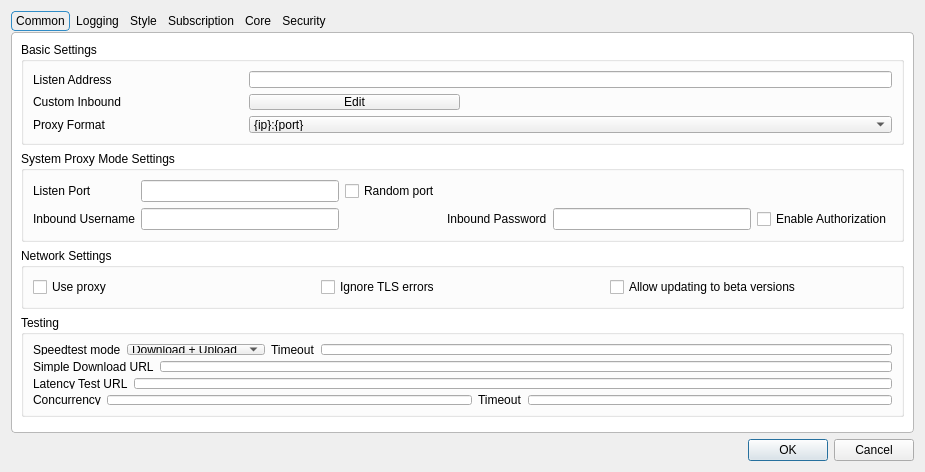
<?xml version="1.0" encoding="UTF-8"?>
<ui version="4.0">
 <class>DialogBasicSettings</class>
 <widget class="QDialog" name="DialogBasicSettings">
  <property name="geometry">
   <rect>
    <x>0</x>
    <y>0</y>
    <width>925</width>
    <height>472</height>
   </rect>
  </property>
  <property name="sizePolicy">
   <sizepolicy hsizetype="Preferred" vsizetype="Preferred">
    <horstretch>0</horstretch>
    <verstretch>0</verstretch>
   </sizepolicy>
  </property>
  <property name="windowTitle">
   <string>Basic Settings</string>
  </property>
  <layout class="QGridLayout" name="gridLayout">
   <item row="9" column="3">
    <widget class="QDialogButtonBox" name="buttonBox">
     <property name="orientation">
      <enum>Qt::Orientation::Horizontal</enum>
     </property>
     <property name="standardButtons">
      <set>QDialogButtonBox::StandardButton::Cancel|QDialogButtonBox::StandardButton::Ok</set>
     </property>
    </widget>
   </item>
   <item row="0" column="3">
    <widget class="QTabWidget" name="tabWidget">
     <property name="minimumSize">
      <size>
       <width>0</width>
       <height>414</height>
      </size>
     </property>
     <property name="styleSheet">
      <string notr="true">QTabWidget::pane {
    margin-top: 1px;
    background: palette(base);
    border: 1px solid palette(mid);
    border-radius: 4px;
}

QTabBar {
    background: transparent;
    qproperty-drawBase: 0;
}

QTabBar::tab {
    background-color: palette(button);
    color: palette(button-text);

    border: 1px solid palette(midlight);
    border-radius: 4px;

    padding: 2px 4px;
    margin-right: 1px;
}

QTabBar::tab:selected {
    border: 1px solid palette(highlight);
    background-color: palette(window); 
}

QTabBar::tab:!selected {
    border: 1px solid palette(button);
}

QTabBar::tab:hover:!selected {
    border: 1px solid palette(button);
    background-color: palette(midlight);
}</string>
     </property>
     <property name="tabShape">
      <enum>QTabWidget::TabShape::Rounded</enum>
     </property>
     <property name="currentIndex">
      <number>0</number>
     </property>
     <widget class="QWidget" name="tab_1">
      <attribute name="title">
       <string>Common</string>
      </attribute>
      <layout class="QVBoxLayout" name="verticalLayout_2">
       <item>
        <widget class="QGroupBox" name="groupBox_5">
         <property name="sizePolicy">
          <sizepolicy hsizetype="Preferred" vsizetype="Preferred">
           <horstretch>0</horstretch>
           <verstretch>0</verstretch>
          </sizepolicy>
         </property>
         <property name="title">
          <string>Basic Settings</string>
         </property>
         <layout class="QGridLayout" name="gridLayout_9">
          <item row="1" column="1">
           <widget class="QLabel" name="label">
            <property name="text">
             <string>Listen Address</string>
            </property>
           </widget>
          </item>
          <item row="1" column="2" colspan="3">
           <widget class="QLineEdit" name="inbound_address"/>
          </item>
          <item row="2" column="2">
           <widget class="QPushButton" name="custom_inbound_edit">
            <property name="text">
             <string>Edit</string>
            </property>
           </widget>
          </item>
          <item row="2" column="1">
           <widget class="QLabel" name="label_11">
            <property name="text">
             <string>Custom Inbound</string>
            </property>
           </widget>
          </item>
          <item row="3" column="1">
           <widget class="QLabel" name="proxy_scheme_l">
            <property name="text">
             <string>Proxy Format</string>
            </property>
           </widget>
          </item>
          <item row="3" column="2" colspan="3">
           <widget class="QComboBox" name="proxy_scheme">
            <item>
             <property name="text">
              <string notr="true">{ip}:{port}</string>
             </property>
            </item>
            <item>
             <property name="text">
              <string notr="true">http://{ip}:{port}</string>
             </property>
            </item>
            <item>
             <property name="text">
              <string notr="true">socks={ip}:{port}</string>
             </property>
            </item>
           </widget>
          </item>
         </layout>
        </widget>
       </item>
       <item>
        <widget class="QGroupBox" name="groupBox_system_proxy_mode">
         <property name="sizePolicy">
          <sizepolicy hsizetype="Preferred" vsizetype="Preferred">
           <horstretch>0</horstretch>
           <verstretch>0</verstretch>
          </sizepolicy>
         </property>
         <property name="title">
          <string>System Proxy Mode Settings</string>
         </property>
         <layout class="QGridLayout" name="gridLayout_system_proxy_mode">
          <item row="1" column="1">
           <widget class="QLabel" name="inbound_socks_port_l">
            <property name="toolTip">
             <string>&lt;html&gt;&lt;head/&gt;&lt;body&gt;&lt;p&gt;Socks
                                                                + HTTP Proxy&lt;/p&gt;&lt;/body&gt;&lt;/html&gt;
                                                            </string>
            </property>
            <property name="text">
             <string>Listen Port</string>
            </property>
           </widget>
          </item>
          <item row="1" column="2">
           <widget class="QLineEdit" name="inbound_socks_port">
            <property name="sizePolicy">
             <sizepolicy hsizetype="Preferred" vsizetype="Fixed">
              <horstretch>0</horstretch>
              <verstretch>0</verstretch>
             </sizepolicy>
            </property>
           </widget>
          </item>
          <item row="1" column="3">
           <widget class="QCheckBox" name="random_listen_port">
            <property name="toolTip">
             <string>&lt;html&gt;&lt;head/&gt;&lt;body&gt;&lt;p&gt;Selects a random available port on every run&lt;/p&gt;&lt;/body&gt;&lt;/html&gt;</string>
            </property>
            <property name="text">
             <string>Random port</string>
            </property>
           </widget>
          </item>
          <item row="2" column="1">
           <widget class="QLabel" name="inbound_user_l">
            <property name="text">
             <string>Inbound Username</string>
            </property>
           </widget>
          </item>
          <item row="2" column="5">
           <widget class="QLineEdit" name="inbound_pass"/>
          </item>
          <item row="2" column="2">
           <widget class="QLineEdit" name="inbound_user"/>
          </item>
          <item row="2" column="4">
           <widget class="QLabel" name="inbound_pass_l">
            <property name="text">
             <string>Inbound Password</string>
            </property>
           </widget>
          </item>
          <item row="2" column="6">
           <widget class="QCheckBox" name="inbound_auth">
            <property name="text">
             <string>Enable Authorization</string>
            </property>
           </widget>
          </item>
         </layout>
        </widget>
       </item>
       <item>
        <widget class="QGroupBox" name="groupBox_testing">
         <property name="sizePolicy">
          <sizepolicy hsizetype="Preferred" vsizetype="Preferred">
           <horstretch>0</horstretch>
           <verstretch>0</verstretch>
          </sizepolicy>
         </property>
         <property name="title">
          <string>Network Settings</string>
         </property>
         <layout class="QGridLayout" name="gridLayout_12">
          <item row="1" column="0">
           <widget class="QCheckBox" name="net_use_proxy">
            <property name="toolTip">
             <string>&lt;html&gt;&lt;head/&gt;&lt;body&gt;&lt;p&gt;Use proxy for subscription request, update request etc&lt;/p&gt;&lt;/body&gt;&lt;/html&gt;</string>
            </property>
            <property name="text">
             <string>Use proxy</string>
            </property>
           </widget>
          </item>
          <item row="1" column="5">
           <widget class="QCheckBox" name="net_insecure">
            <property name="text">
             <string>Ignore TLS errors</string>
            </property>
           </widget>
          </item>
          <item row="1" column="6">
           <widget class="QCheckBox" name="allow_beta">
            <property name="text">
             <string>Allow updating to beta versions</string>
            </property>
           </widget>
          </item>
         </layout>
        </widget>
       </item>
       <item>
        <widget class="QGroupBox" name="groupBox_3">
         <property name="title">
          <string>Testing</string>
         </property>
         <layout class="QVBoxLayout" name="verticalLayout_8">
          <item>
           <layout class="QHBoxLayout" name="horizontalLayout_10">
            <item>
             <widget class="QLabel" name="label_12">
              <property name="text">
               <string>Speedtest mode</string>
              </property>
             </widget>
            </item>
            <item>
             <widget class="QComboBox" name="speedtest_mode">
              <item>
               <property name="text">
                <string>Download + Upload</string>
               </property>
              </item>
              <item>
               <property name="text">
                <string>Only Download</string>
               </property>
              </item>
              <item>
               <property name="text">
                <string>Only Upload</string>
               </property>
              </item>
              <item>
               <property name="text">
                <string>Simple Download</string>
               </property>
              </item>
              <item>
               <property name="text">
                <string>Only Country</string>
               </property>
              </item>
             </widget>
            </item>
            <item>
             <widget class="QLabel" name="label_19">
              <property name="toolTip">
               <string>&lt;html&gt;&lt;head/&gt;&lt;body&gt;&lt;p&gt;timeout in milliseconds&lt;br/&gt;applies to all tests individually&lt;/p&gt;&lt;/body&gt;&lt;/html&gt;</string>
              </property>
              <property name="text">
               <string>Timeout</string>
              </property>
             </widget>
            </item>
            <item>
             <widget class="QLineEdit" name="test_timeout"/>
            </item>
           </layout>
          </item>
          <item>
           <layout class="QHBoxLayout" name="horizontalLayout_9">
            <item>
             <widget class="QLabel" name="label_16">
              <property name="text">
               <string>Simple Download URL</string>
              </property>
             </widget>
            </item>
            <item>
             <widget class="QLineEdit" name="simple_down_url"/>
            </item>
           </layout>
          </item>
          <item>
           <layout class="QHBoxLayout" name="horizontalLayout_6">
            <item>
             <widget class="QLabel" name="label_13">
              <property name="text">
               <string>Latency Test URL</string>
              </property>
             </widget>
            </item>
            <item>
             <widget class="QLineEdit" name="test_latency_url"/>
            </item>
           </layout>
          </item>
          <item>
           <layout class="QHBoxLayout" name="horizontalLayout_11">
            <item>
             <widget class="QLabel" name="label_14">
              <property name="text">
               <string>Concurrency</string>
              </property>
             </widget>
            </item>
            <item>
             <widget class="QLineEdit" name="test_concurrent"/>
            </item>
            <item>
             <widget class="QLabel" name="label_22">
              <property name="toolTip">
               <string>&lt;html&gt;&lt;head/&gt;&lt;body&gt;&lt;p&gt;Timeout for URLtest in ms&lt;br/&gt;Note that muxed connections take a much longer time for their initial request, and setting this value too low will cause the test to falsely report that the config is not working&lt;/p&gt;&lt;/body&gt;&lt;/html&gt;</string>
              </property>
              <property name="text">
               <string>Timeout</string>
              </property>
             </widget>
            </item>
            <item>
             <widget class="QLineEdit" name="url_timeout"/>
            </item>
           </layout>
          </item>
         </layout>
        </widget>
       </item>
       <item>
        <widget class="QWidget" name="horizontalWidget_1" native="true">
         <property name="sizePolicy">
          <sizepolicy hsizetype="Preferred" vsizetype="Maximum">
           <horstretch>0</horstretch>
           <verstretch>0</verstretch>
          </sizepolicy>
         </property>
         <layout class="QHBoxLayout" name="horizontalLayout_2">
          <property name="leftMargin">
           <number>0</number>
          </property>
          <property name="topMargin">
           <number>0</number>
          </property>
          <property name="rightMargin">
           <number>0</number>
          </property>
          <property name="bottomMargin">
           <number>0</number>
          </property>
         </layout>
        </widget>
       </item>
      </layout>
     </widget>
     <widget class="QWidget" name="Logging">
      <attribute name="title">
       <string>Logging</string>
      </attribute>
      <layout class="QVBoxLayout" name="verticalLayout_6">
       <item>
        <widget class="QFrame" name="frame">
         <property name="frameShape">
          <enum>QFrame::Shape::StyledPanel</enum>
         </property>
         <property name="frameShadow">
          <enum>QFrame::Shadow::Raised</enum>
         </property>
         <layout class="QVBoxLayout" name="verticalLayout_7">
          <item>
           <widget class="QWidget" name="widget_3" native="true">
            <layout class="QHBoxLayout" name="horizontalLayout_7">
             <item>
              <widget class="QLabel" name="label_17">
               <property name="text">
                <string>Max log lines</string>
               </property>
              </widget>
             </item>
             <item>
              <widget class="QLineEdit" name="max_log_line">
               <property name="sizePolicy">
                <sizepolicy hsizetype="Ignored" vsizetype="Fixed">
                 <horstretch>0</horstretch>
                 <verstretch>0</verstretch>
                </sizepolicy>
               </property>
              </widget>
             </item>
            </layout>
           </widget>
          </item>
          <item>
           <widget class="QWidget" name="widget_2" native="true">
            <layout class="QHBoxLayout" name="horizontalLayout_8">
             <item>
              <widget class="QLabel" name="label_3">
               <property name="text">
                <string notr="true">Sing-box Log level</string>
               </property>
              </widget>
             </item>
             <item>
              <widget class="QComboBox" name="log_level">
               <property name="sizePolicy">
                <sizepolicy hsizetype="Maximum" vsizetype="Fixed">
                 <horstretch>0</horstretch>
                 <verstretch>0</verstretch>
                </sizepolicy>
               </property>
              </widget>
             </item>
             <item>
              <widget class="QLabel" name="label_10">
               <property name="text">
                <string>Xray Log level</string>
               </property>
              </widget>
             </item>
             <item>
              <widget class="QComboBox" name="xray_loglevel">
               <property name="sizePolicy">
                <sizepolicy hsizetype="Maximum" vsizetype="Fixed">
                 <horstretch>0</horstretch>
                 <verstretch>0</verstretch>
                </sizepolicy>
               </property>
              </widget>
             </item>
            </layout>
           </widget>
          </item>
         </layout>
        </widget>
       </item>
       <item>
        <widget class="QGroupBox" name="groupBox_4">
         <property name="title">
          <string>Log Filtering</string>
         </property>
         <layout class="QHBoxLayout" name="horizontalLayout_4">
          <item>
           <widget class="QFrame" name="log_include_frame">
            <property name="frameShape">
             <enum>QFrame::Shape::StyledPanel</enum>
            </property>
            <property name="frameShadow">
             <enum>QFrame::Shadow::Raised</enum>
            </property>
            <layout class="QFormLayout" name="formLayout_3">
             <item row="2" column="0">
              <widget class="QLabel" name="label_25">
               <property name="text">
                <string>Include Keywords</string>
               </property>
              </widget>
             </item>
             <item row="2" column="1">
              <widget class="QTextEdit" name="log_include_keyword"/>
             </item>
             <item row="3" column="1">
              <widget class="QTextEdit" name="log_include_regex"/>
             </item>
             <item row="3" column="0">
              <widget class="QLabel" name="label_26">
               <property name="text">
                <string>Include Regex</string>
               </property>
              </widget>
             </item>
             <item row="0" column="0">
              <widget class="QCheckBox" name="enable_log_include">
               <property name="text">
                <string>Enable Include Rules</string>
               </property>
              </widget>
             </item>
            </layout>
           </widget>
          </item>
          <item>
           <widget class="QFrame" name="log_exclude_frame">
            <property name="frameShape">
             <enum>QFrame::Shape::StyledPanel</enum>
            </property>
            <property name="frameShadow">
             <enum>QFrame::Shadow::Raised</enum>
            </property>
            <layout class="QFormLayout" name="formLayout_4">
             <item row="0" column="0">
              <widget class="QCheckBox" name="enable_log_exclude">
               <property name="text">
                <string>Enable Exclude Rules</string>
               </property>
              </widget>
             </item>
             <item row="2" column="1">
              <widget class="QTextEdit" name="log_exclude_keyword"/>
             </item>
             <item row="2" column="0">
              <widget class="QLabel" name="label_28">
               <property name="text">
                <string>Exclude Keywords</string>
               </property>
              </widget>
             </item>
             <item row="4" column="0">
              <widget class="QLabel" name="label_27">
               <property name="text">
                <string>Exclude Regex</string>
               </property>
              </widget>
             </item>
             <item row="4" column="1">
              <widget class="QTextEdit" name="log_exclude_regex"/>
             </item>
            </layout>
           </widget>
          </item>
         </layout>
        </widget>
       </item>
      </layout>
     </widget>
     <widget class="QWidget" name="tab_2">
      <attribute name="title">
       <string>Style</string>
      </attribute>
      <layout class="QGridLayout" name="gridLayout_5">
       <item row="2" column="0">
        <layout class="QHBoxLayout" name="style_h_2">
         <item>
          <widget class="QGroupBox" name="traffic_statistics_box">
           <layout class="QGridLayout" name="gridLayout_8">
            <item row="0" column="0">
             <widget class="QLabel" name="label_2">
              <property name="text">
               <string>Font</string>
              </property>
             </widget>
            </item>
            <item row="0" column="1">
             <widget class="QFontComboBox" name="font"/>
            </item>
            <item row="1" column="0">
             <widget class="QLabel" name="label_5">
              <property name="text">
               <string>Font Size</string>
              </property>
             </widget>
            </item>
            <item row="1" column="1">
             <widget class="QComboBox" name="font_size"/>
            </item>
           </layout>
          </widget>
         </item>
         <item>
          <widget class="QGroupBox" name="connection_statistics_box">
           <layout class="QGridLayout" name="gridLayout_11">
            <item row="0" column="0">
             <widget class="QLabel" name="label_9">
              <property name="text">
               <string>Connection statistics</string>
              </property>
             </widget>
            </item>
            <item row="0" column="2">
             <widget class="QCheckBox" name="connection_statistics">
              <property name="text">
               <string>Enable</string>
              </property>
             </widget>
            </item>
           </layout>
          </widget>
         </item>
        </layout>
       </item>
       <item row="3" column="0">
        <layout class="QHBoxLayout" name="style_h_3">
         <item>
          <widget class="QGroupBox" name="horizontalGroupBox_5">
           <layout class="QVBoxLayout" name="verticalLayout_5">
            <item>
             <widget class="QCheckBox" name="start_minimal">
              <property name="sizePolicy">
               <sizepolicy hsizetype="Preferred" vsizetype="Fixed">
                <horstretch>0</horstretch>
                <verstretch>0</verstretch>
               </sizepolicy>
              </property>
              <property name="text">
               <string>Hide dashboard at startup</string>
              </property>
             </widget>
            </item>
            <item>
             <widget class="QCheckBox" name="show_sys_dns">
              <property name="text">
               <string>Show System DNS option</string>
              </property>
             </widget>
            </item>
            <item>
             <widget class="QCheckBox" name="disable_tray">
              <property name="sizePolicy">
               <sizepolicy hsizetype="Preferred" vsizetype="Fixed">
                <horstretch>0</horstretch>
                <verstretch>0</verstretch>
               </sizepolicy>
              </property>
              <property name="toolTip">
               <string>Prevents the app from minimizing to the tray when the window is closed. The app will exit instead</string>
              </property>
              <property name="text">
               <string>Disable tray</string>
              </property>
             </widget>
            </item>
           </layout>
          </widget>
         </item>
         <item>
          <widget class="QGroupBox" name="groupBox_2">
           <layout class="QHBoxLayout" name="horizontalLayout_23">
            <item>
             <widget class="QCheckBox" name="skip_delete_confirm">
              <property name="text">
               <string>Skip confirmation When Deleting Profiles</string>
              </property>
             </widget>
            </item>
           </layout>
          </widget>
         </item>
        </layout>
       </item>
       <item row="0" column="0">
        <layout class="QHBoxLayout" name="style_h_1">
         <item>
          <widget class="QGroupBox" name="groupBox">
           <layout class="QGridLayout" name="gridLayout_10">
            <item row="0" column="0">
             <widget class="QLabel" name="label_8">
              <property name="sizePolicy">
               <sizepolicy hsizetype="Maximum" vsizetype="Maximum">
                <horstretch>0</horstretch>
                <verstretch>0</verstretch>
               </sizepolicy>
              </property>
              <property name="text">
               <string>Theme</string>
              </property>
             </widget>
            </item>
            <item row="0" column="1">
             <widget class="QComboBox" name="theme">
              <item>
               <property name="text">
                <string notr="true">System</string>
               </property>
              </item>
             </widget>
            </item>
            <item row="1" column="1">
             <widget class="QPushButton" name="select_custom_icon">
              <property name="text">
               <string>Select</string>
              </property>
             </widget>
            </item>
            <item row="1" column="0">
             <widget class="QCheckBox" name="enable_custom_icon">
              <property name="text">
               <string>Enable Custom Icons</string>
              </property>
             </widget>
            </item>
           </layout>
          </widget>
         </item>
         <item>
          <widget class="QGroupBox" name="groupBox2">
           <layout class="QGridLayout" name="gridLayout_4">
            <item row="0" column="2">
             <widget class="QComboBox" name="language">
              <item>
               <property name="text">
                <string notr="true">System</string>
               </property>
              </item>
              <item>
               <property name="text">
                <string notr="true">English</string>
               </property>
              </item>
              <item>
               <property name="text">
                <string notr="true">简体中文</string>
               </property>
              </item>
              <item>
               <property name="text">
                <string notr="true">فارسی</string>
               </property>
              </item>
              <item>
               <property name="text">
                <string notr="true">Русский</string>
               </property>
              </item>
             </widget>
            </item>
            <item row="0" column="0">
             <widget class="QLabel" name="label_15">
              <property name="sizePolicy">
               <sizepolicy hsizetype="Maximum" vsizetype="Maximum">
                <horstretch>0</horstretch>
                <verstretch>0</verstretch>
               </sizepolicy>
              </property>
              <property name="text">
               <string>Language</string>
              </property>
             </widget>
            </item>
           </layout>
          </widget>
         </item>
        </layout>
       </item>
      </layout>
     </widget>
     <widget class="QWidget" name="tab_3">
      <attribute name="title">
       <string>Subscription</string>
      </attribute>
      <layout class="QGridLayout" name="gridLayout_7">
       <item row="7" column="0" colspan="2">
        <widget class="QCheckBox" name="sub_send_hwid">
         <property name="toolTip">
          <string>&lt;html&gt;&lt;head/&gt;&lt;body&gt;&lt;p&gt;HWID=%1&lt;/p&gt;&lt;p&gt;OS=%2&lt;/p&gt;&lt;p&gt;OS Version=%3&lt;/p&gt;&lt;p&gt;Model=%4&lt;/p&gt;&lt;/body&gt;&lt;/html&gt;</string>
         </property>
         <property name="text">
          <string>Enable sending HWID, device model, and OS version when updating subscription</string>
         </property>
        </widget>
       </item>
       <item row="8" column="1">
        <widget class="QLineEdit" name="sub_custom_hwid_params">
         <property name="placeholderText">
          <string>hwid=custom_value,os=custom_os,osVersion=custom_version,model=custom_model</string>
         </property>
        </widget>
       </item>
       <item row="1" column="1">
        <widget class="MyLineEdit" name="user_agent"/>
       </item>
       <item row="3" column="0">
        <widget class="QCheckBox" name="sub_clear">
         <property name="text">
          <string>Clear servers before updating subscription</string>
         </property>
        </widget>
       </item>
       <item row="0" column="0">
        <widget class="QLabel" name="label_20">
         <property name="sizePolicy">
          <sizepolicy hsizetype="Preferred" vsizetype="Maximum">
           <horstretch>0</horstretch>
           <verstretch>0</verstretch>
          </sizepolicy>
         </property>
         <property name="text">
          <string>Automatic update</string>
         </property>
        </widget>
       </item>
       <item row="8" column="0">
        <widget class="QLabel" name="label_custom_hwid_params">
         <property name="toolTip">
          <string>&lt;html&gt;&lt;head/&gt;&lt;body&gt;&lt;p&gt;Format: hwid=value,os=value,osVersion=value,model=value&lt;/p&gt;&lt;p&gt;Leave empty to use default values. Only specify the parameters you want to override.&lt;/p&gt;&lt;/body&gt;&lt;/html&gt;</string>
         </property>
         <property name="text">
          <string>Custom System Parameters (optional)</string>
         </property>
        </widget>
       </item>
       <item row="0" column="1">
        <layout class="QHBoxLayout" name="horizontalLayout_5">
         <item>
          <widget class="QCheckBox" name="sub_auto_update_enable">
           <property name="sizePolicy">
            <sizepolicy hsizetype="Minimum" vsizetype="Fixed">
             <horstretch>0</horstretch>
             <verstretch>0</verstretch>
            </sizepolicy>
           </property>
           <property name="text">
            <string>Enable</string>
           </property>
          </widget>
         </item>
         <item>
          <widget class="QLabel" name="label_21">
           <property name="text">
            <string>Interval (minute, invalid if less than 30)</string>
           </property>
          </widget>
         </item>
         <item>
          <widget class="QLineEdit" name="sub_auto_update">
           <property name="sizePolicy">
            <sizepolicy hsizetype="Preferred" vsizetype="Fixed">
             <horstretch>0</horstretch>
             <verstretch>0</verstretch>
            </sizepolicy>
           </property>
          </widget>
         </item>
        </layout>
       </item>
       <item row="1" column="0">
        <widget class="QLabel" name="label_4">
         <property name="text">
          <string>User Agent</string>
         </property>
        </widget>
       </item>
       <item row="2" column="0">
        <widget class="QCheckBox" name="allow_stopping_active_profile">
         <property name="toolTip">
          <string>&lt;html&gt;&lt;head/&gt;&lt;body&gt;&lt;p&gt;When enabled, If the currently active profile needs to be removed, it will be stopped and removed, otherwise it will not be removed at all&lt;/p&gt;&lt;/body&gt;&lt;/html&gt;</string>
         </property>
         <property name="text">
          <string>Allow stopping the active profile</string>
         </property>
        </widget>
       </item>
      </layout>
     </widget>
     <widget class="QWidget" name="tab_4">
      <attribute name="title">
       <string>Core</string>
      </attribute>
      <layout class="QVBoxLayout" name="verticalLayout">
       <item>
        <widget class="QGroupBox" name="groupBox_core">
         <property name="sizePolicy">
          <sizepolicy hsizetype="Preferred" vsizetype="Maximum">
           <horstretch>0</horstretch>
           <verstretch>0</verstretch>
          </sizepolicy>
         </property>
         <property name="title">
          <string notr="true">Sing-box</string>
         </property>
         <layout class="QVBoxLayout" name="verticalLayout_3">
          <item>
           <widget class="QWidget" name="assest_group" native="true">
            <layout class="QGridLayout" name="gridLayout_2">
             <item row="1" column="3">
              <layout class="QHBoxLayout" name="horizontalLayout">
               <item>
                <widget class="QLabel" name="label_6">
                 <property name="text">
                  <string>Multiplex (mux)</string>
                 </property>
                </widget>
               </item>
               <item>
                <widget class="QComboBox" name="mux_protocol"/>
               </item>
               <item>
                <widget class="QLabel" name="label_7">
                 <property name="text">
                  <string>concurrency</string>
                 </property>
                </widget>
               </item>
               <item>
                <widget class="QLineEdit" name="mux_concurrency"/>
               </item>
               <item>
                <widget class="QCheckBox" name="mux_padding">
                 <property name="text">
                  <string notr="true">Padding</string>
                 </property>
                </widget>
               </item>
               <item>
                <widget class="QCheckBox" name="mux_default_on">
                 <property name="text">
                  <string>Default On</string>
                 </property>
                </widget>
               </item>
              </layout>
             </item>
             <item row="0" column="3">
              <layout class="QHBoxLayout" name="horizontalLayout_20">
               <item>
                <widget class="QCheckBox" name="disable_stats">
                 <property name="minimumSize">
                  <size>
                   <width>411</width>
                   <height>0</height>
                  </size>
                 </property>
                 <property name="toolTip">
                  <string>&lt;html&gt;&lt;head/&gt;&lt;body&gt;&lt;p&gt;Might
                                                                            Improve Ping and Performance&lt;/p&gt;&lt;/body&gt;&lt;/html&gt;
                                                                        </string>
                 </property>
                 <property name="text">
                  <string>Disable Traffic Stats</string>
                 </property>
                </widget>
               </item>
               <item>
                <widget class="QLabel" name="label_29">
                 <property name="toolTip">
                  <string>&lt;html&gt;&lt;head/&gt;&lt;body&gt;&lt;p&gt;A DNS server for local use will be deployed on this port&lt;/p&gt;&lt;/body&gt;&lt;/html&gt;</string>
                 </property>
                 <property name="text">
                  <string>DNS Server Port</string>
                 </property>
                </widget>
               </item>
               <item>
                <widget class="QLineEdit" name="dns_in_port"/>
               </item>
              </layout>
             </item>
            </layout>
           </widget>
          </item>
          <item>
           <widget class="QPushButton" name="core_settings">
            <property name="text">
             <string>Core Options</string>
            </property>
           </widget>
          </item>
          <item>
           <widget class="QGroupBox" name="ntp_box">
            <property name="toolTip">
             <string>&lt;html&gt;&lt;head/&gt;&lt;body&gt;&lt;p&gt;Settings for the
                                            sing-box's built-in NTP client&lt;/p&gt;&lt;/body&gt;&lt;/html&gt;
                                        </string>
            </property>
            <property name="title">
             <string>NTP Settings</string>
            </property>
            <layout class="QGridLayout" name="gridLayout_6">
             <item row="0" column="0">
              <widget class="QCheckBox" name="ntp_enable">
               <property name="text">
                <string>Enable</string>
               </property>
              </widget>
             </item>
             <item row="1" column="0">
              <layout class="QHBoxLayout" name="horizontalLayout_22">
               <item>
                <widget class="QLabel" name="ntp_server_l">
                 <property name="text">
                  <string>server</string>
                 </property>
                </widget>
               </item>
               <item>
                <widget class="QLineEdit" name="ntp_server"/>
               </item>
               <item>
                <widget class="QLabel" name="ntp_port_l">
                 <property name="text">
                  <string>Port</string>
                 </property>
                </widget>
               </item>
               <item>
                <widget class="QLineEdit" name="ntp_port">
                 <property name="maximumSize">
                  <size>
                   <width>162</width>
                   <height>16777215</height>
                  </size>
                 </property>
                </widget>
               </item>
               <item>
                <widget class="QLabel" name="ntp_interval_l">
                 <property name="text">
                  <string>sync interval</string>
                 </property>
                </widget>
               </item>
               <item>
                <widget class="QComboBox" name="ntp_interval">
                 <property name="toolTip">
                  <string>&lt;html&gt;&lt;head/&gt;&lt;body&gt;&lt;p&gt;In
                                                                minutes&lt;/p&gt;&lt;/body&gt;&lt;/html&gt;
                                                            </string>
                 </property>
                 <item>
                  <property name="text">
                   <string>5m</string>
                  </property>
                 </item>
                 <item>
                  <property name="text">
                   <string>10m</string>
                  </property>
                 </item>
                 <item>
                  <property name="text">
                   <string>30m</string>
                  </property>
                 </item>
                </widget>
               </item>
              </layout>
             </item>
            </layout>
           </widget>
          </item>
         </layout>
        </widget>
       </item>
       <item>
        <widget class="QGroupBox" name="xray_core_box">
         <property name="title">
          <string>Xray Core</string>
         </property>
         <layout class="QFormLayout" name="formLayout">
          <item row="0" column="0">
           <widget class="QLabel" name="label_23">
            <property name="text">
             <string>Mux Concurrency</string>
            </property>
           </widget>
          </item>
          <item row="0" column="1">
           <widget class="QWidget" name="widget" native="true">
            <layout class="QHBoxLayout" name="horizontalLayout_3">
             <property name="leftMargin">
              <number>0</number>
             </property>
             <property name="topMargin">
              <number>0</number>
             </property>
             <property name="rightMargin">
              <number>0</number>
             </property>
             <property name="bottomMargin">
              <number>0</number>
             </property>
             <item>
              <widget class="QLineEdit" name="xray_mux_concurrency"/>
             </item>
             <item>
              <widget class="QCheckBox" name="xray_default_mux">
               <property name="text">
                <string>Default Mux On</string>
               </property>
              </widget>
             </item>
            </layout>
           </widget>
          </item>
          <item row="1" column="0">
           <widget class="QLabel" name="label_24">
            <property name="toolTip">
             <string>&lt;html&gt;&lt;head/&gt;&lt;body&gt;&lt;p&gt;When to choose Xray when importing vless profiles&lt;/p&gt;&lt;/body&gt;&lt;/html&gt;</string>
            </property>
            <property name="text">
             <string>Xray VLESS Preference</string>
            </property>
           </widget>
          </item>
          <item row="1" column="1">
           <widget class="QComboBox" name="vless_xray_pref"/>
          </item>
         </layout>
        </widget>
       </item>
      </layout>
     </widget>
     <widget class="QWidget" name="tab_5">
      <attribute name="title">
       <string>Security</string>
      </attribute>
      <layout class="QVBoxLayout" name="verticalLayout_4">
       <item>
        <widget class="QCheckBox" name="disable_priv_req">
         <property name="text">
          <string>Disable Privilege request</string>
         </property>
        </widget>
       </item>
       <item>
        <widget class="QCheckBox" name="mozilla_cert">
         <property name="text">
          <string>Use Mozilla Certificate Store</string>
         </property>
        </widget>
       </item>
       <item>
        <widget class="QCheckBox" name="skip_cert">
         <property name="text">
          <string>Skip TLS certificate authentication by default (allowInsecure)</string>
         </property>
        </widget>
       </item>
       <item>
        <widget class="QCheckBox" name="windows_no_admin">
         <property name="toolTip">
          <string>&lt;html&gt;&lt;head/&gt;&lt;body&gt;&lt;p&gt;Do not attempt to start as Admin unless explicitly requested&lt;/p&gt;&lt;/body&gt;&lt;/html&gt;</string>
         </property>
         <property name="text">
          <string>Always Start as Standard User</string>
         </property>
        </widget>
       </item>
       <item>
        <widget class="QGroupBox" name="horizontalGroupBox2">
         <property name="sizePolicy">
          <sizepolicy hsizetype="Preferred" vsizetype="Maximum">
           <horstretch>0</horstretch>
           <verstretch>0</verstretch>
          </sizepolicy>
         </property>
         <layout class="QHBoxLayout" name="horizontalLayout_26">
          <item>
           <widget class="QLabel" name="label_18">
            <property name="text">
             <string>Default uTLS Fingerprint</string>
            </property>
           </widget>
          </item>
          <item>
           <widget class="QComboBox" name="utlsFingerprint">
            <property name="editable">
             <bool>true</bool>
            </property>
           </widget>
          </item>
         </layout>
        </widget>
       </item>
      </layout>
     </widget>
    </widget>
   </item>
  </layout>
 </widget>
 <customwidgets>
  <customwidget>
   <class>MyLineEdit</class>
   <extends>QLineEdit</extends>
   <header>include/ui/utils/MyLineEdit.h</header>
  </customwidget>
 </customwidgets>
 <resources/>
 <connections>
  <connection>
   <sender>buttonBox</sender>
   <signal>accepted()</signal>
   <receiver>DialogBasicSettings</receiver>
   <slot>accept()</slot>
   <hints>
    <hint type="sourcelabel">
     <x>248</x>
     <y>254</y>
    </hint>
    <hint type="destinationlabel">
     <x>157</x>
     <y>274</y>
    </hint>
   </hints>
  </connection>
  <connection>
   <sender>buttonBox</sender>
   <signal>rejected()</signal>
   <receiver>DialogBasicSettings</receiver>
   <slot>reject()</slot>
   <hints>
    <hint type="sourcelabel">
     <x>316</x>
     <y>260</y>
    </hint>
    <hint type="destinationlabel">
     <x>286</x>
     <y>274</y>
    </hint>
   </hints>
  </connection>
 </connections>
</ui>
